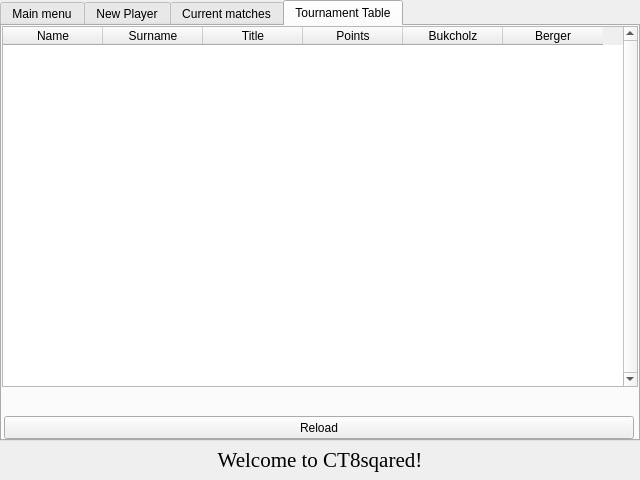
<?xml version="1.0" encoding="UTF-8"?>
<ui version="4.0">
 <class>MainWindow</class>
 <widget class="QMainWindow" name="MainWindow">
  <property name="geometry">
   <rect>
    <x>0</x>
    <y>0</y>
    <width>640</width>
    <height>480</height>
   </rect>
  </property>
  <property name="minimumSize">
   <size>
    <width>640</width>
    <height>480</height>
   </size>
  </property>
  <property name="maximumSize">
   <size>
    <width>640</width>
    <height>480</height>
   </size>
  </property>
  <property name="windowTitle">
   <string>Chess Tournament 64</string>
  </property>
  <property name="windowIcon">
   <iconset resource="resources.qrc">
    <normaloff>:/data/icon</normaloff>:/data/icon</iconset>
  </property>
  <property name="animated">
   <bool>true</bool>
  </property>
  <widget class="QWidget" name="centralWidget">
   <widget class="QTabWidget" name="TabForm">
    <property name="enabled">
     <bool>true</bool>
    </property>
    <property name="geometry">
     <rect>
      <x>0</x>
      <y>0</y>
      <width>640</width>
      <height>441</height>
     </rect>
    </property>
    <property name="minimumSize">
     <size>
      <width>640</width>
      <height>441</height>
     </size>
    </property>
    <property name="maximumSize">
     <size>
      <width>640</width>
      <height>441</height>
     </size>
    </property>
    <property name="toolTip">
     <string/>
    </property>
    <property name="currentIndex">
     <number>3</number>
    </property>
    <property name="elideMode">
     <enum>Qt::ElideMiddle</enum>
    </property>
    <widget class="QWidget" name="TMenu">
     <attribute name="title">
      <string>Main menu</string>
     </attribute>
     <widget class="QPushButton" name="StartTournamentButton">
      <property name="geometry">
       <rect>
        <x>450</x>
        <y>260</y>
        <width>191</width>
        <height>51</height>
       </rect>
      </property>
      <property name="font">
       <font>
        <family>Aharoni</family>
        <pointsize>14</pointsize>
       </font>
      </property>
      <property name="text">
       <string>Start Tournament</string>
      </property>
     </widget>
     <widget class="QPushButton" name="NextTournButton">
      <property name="enabled">
       <bool>false</bool>
      </property>
      <property name="geometry">
       <rect>
        <x>450</x>
        <y>310</y>
        <width>191</width>
        <height>51</height>
       </rect>
      </property>
      <property name="font">
       <font>
        <family>Aharoni</family>
        <pointsize>14</pointsize>
       </font>
      </property>
      <property name="text">
       <string>Next Tourn</string>
      </property>
     </widget>
     <widget class="QPushButton" name="ExitButton">
      <property name="geometry">
       <rect>
        <x>450</x>
        <y>360</y>
        <width>191</width>
        <height>51</height>
       </rect>
      </property>
      <property name="font">
       <font>
        <family>Aharoni</family>
        <pointsize>14</pointsize>
        <weight>50</weight>
        <italic>false</italic>
        <bold>false</bold>
        <underline>false</underline>
        <strikeout>false</strikeout>
       </font>
      </property>
      <property name="acceptDrops">
       <bool>false</bool>
      </property>
      <property name="inputMethodHints">
       <set>Qt::ImhNone</set>
      </property>
      <property name="text">
       <string>Exit</string>
      </property>
      <property name="autoDefault">
       <bool>false</bool>
      </property>
     </widget>
     <widget class="QLabel" name="background">
      <property name="geometry">
       <rect>
        <x>0</x>
        <y>0</y>
        <width>640</width>
        <height>440</height>
       </rect>
      </property>
      <property name="pixmap">
       <pixmap resource="resources.qrc">:/data/background_picture</pixmap>
      </property>
     </widget>
     <zorder>background</zorder>
     <zorder>StartTournamentButton</zorder>
     <zorder>NextTournButton</zorder>
     <zorder>ExitButton</zorder>
    </widget>
    <widget class="QWidget" name="TNewP">
     <attribute name="title">
      <string>New Player</string>
     </attribute>
     <widget class="QLabel" name="label">
      <property name="geometry">
       <rect>
        <x>150</x>
        <y>10</y>
        <width>101</width>
        <height>16</height>
       </rect>
      </property>
      <property name="text">
       <string>Name</string>
      </property>
     </widget>
     <widget class="QLineEdit" name="lineNameIn">
      <property name="geometry">
       <rect>
        <x>260</x>
        <y>10</y>
        <width>231</width>
        <height>16</height>
       </rect>
      </property>
      <property name="maxLength">
       <number>20</number>
      </property>
     </widget>
     <widget class="QLineEdit" name="lineSurnameIn">
      <property name="geometry">
       <rect>
        <x>260</x>
        <y>30</y>
        <width>231</width>
        <height>16</height>
       </rect>
      </property>
      <property name="maxLength">
       <number>20</number>
      </property>
     </widget>
     <widget class="QLabel" name="label_2">
      <property name="geometry">
       <rect>
        <x>150</x>
        <y>30</y>
        <width>101</width>
        <height>16</height>
       </rect>
      </property>
      <property name="text">
       <string>Surname</string>
      </property>
     </widget>
     <widget class="QLabel" name="label_3">
      <property name="geometry">
       <rect>
        <x>150</x>
        <y>50</y>
        <width>101</width>
        <height>16</height>
       </rect>
      </property>
      <property name="text">
       <string>Birthday</string>
      </property>
     </widget>
     <widget class="QDateEdit" name="dateBirthdayIn">
      <property name="geometry">
       <rect>
        <x>260</x>
        <y>50</y>
        <width>81</width>
        <height>16</height>
       </rect>
      </property>
      <property name="alignment">
       <set>Qt::AlignCenter</set>
      </property>
      <property name="currentSection">
       <enum>QDateTimeEdit::DaySection</enum>
      </property>
      <property name="date">
       <date>
        <year>1990</year>
        <month>1</month>
        <day>1</day>
       </date>
      </property>
     </widget>
     <widget class="QPushButton" name="AddPlayerButton">
      <property name="geometry">
       <rect>
        <x>150</x>
        <y>110</y>
        <width>340</width>
        <height>25</height>
       </rect>
      </property>
      <property name="text">
       <string>Add player</string>
      </property>
     </widget>
     <widget class="QLabel" name="label_4">
      <property name="geometry">
       <rect>
        <x>150</x>
        <y>70</y>
        <width>101</width>
        <height>16</height>
       </rect>
      </property>
      <property name="text">
       <string>Title</string>
      </property>
     </widget>
     <widget class="QLabel" name="label_5">
      <property name="geometry">
       <rect>
        <x>150</x>
        <y>90</y>
        <width>101</width>
        <height>16</height>
       </rect>
      </property>
      <property name="text">
       <string>Rating</string>
      </property>
     </widget>
     <widget class="QComboBox" name="comboTitleIn">
      <property name="geometry">
       <rect>
        <x>260</x>
        <y>70</y>
        <width>231</width>
        <height>16</height>
       </rect>
      </property>
      <item>
       <property name="text">
        <string comment="0">Grangmaster</string>
       </property>
      </item>
      <item>
       <property name="text">
        <string comment="1">International master</string>
       </property>
      </item>
      <item>
       <property name="text">
        <string comment="2">FIDE master</string>
       </property>
      </item>
      <item>
       <property name="text">
        <string comment="3">Candidate master</string>
       </property>
      </item>
      <item>
       <property name="text">
        <string comment="4">1st category</string>
       </property>
      </item>
      <item>
       <property name="text">
        <string comment="5">2nd category</string>
       </property>
      </item>
      <item>
       <property name="text">
        <string comment="6">3rd category</string>
       </property>
      </item>
      <item>
       <property name="text">
        <string comment="7">4th category</string>
       </property>
      </item>
     </widget>
     <widget class="QSpinBox" name="spinRatingIn">
      <property name="geometry">
       <rect>
        <x>260</x>
        <y>90</y>
        <width>51</width>
        <height>16</height>
       </rect>
      </property>
      <property name="wrapping">
       <bool>false</bool>
      </property>
      <property name="frame">
       <bool>true</bool>
      </property>
      <property name="alignment">
       <set>Qt::AlignCenter</set>
      </property>
      <property name="minimum">
       <number>1600</number>
      </property>
      <property name="maximum">
       <number>3000</number>
      </property>
     </widget>
     <widget class="QLabel" name="left_bg">
      <property name="geometry">
       <rect>
        <x>10</x>
        <y>10</y>
        <width>131</width>
        <height>401</height>
       </rect>
      </property>
      <property name="text">
       <string/>
      </property>
     </widget>
     <widget class="QLabel" name="right_bg">
      <property name="geometry">
       <rect>
        <x>500</x>
        <y>10</y>
        <width>131</width>
        <height>401</height>
       </rect>
      </property>
      <property name="text">
       <string/>
      </property>
     </widget>
    </widget>
    <widget class="QWidget" name="TCurM">
     <attribute name="title">
      <string>Current matches</string>
     </attribute>
     <widget class="QTableWidget" name="MatchesTW">
      <property name="geometry">
       <rect>
        <x>0</x>
        <y>0</y>
        <width>636</width>
        <height>416</height>
       </rect>
      </property>
      <property name="frameShape">
       <enum>QFrame::NoFrame</enum>
      </property>
      <property name="frameShadow">
       <enum>QFrame::Sunken</enum>
      </property>
      <property name="lineWidth">
       <number>1</number>
      </property>
      <property name="verticalScrollBarPolicy">
       <enum>Qt::ScrollBarAlwaysOn</enum>
      </property>
      <property name="horizontalScrollBarPolicy">
       <enum>Qt::ScrollBarAlwaysOff</enum>
      </property>
      <property name="gridStyle">
       <enum>Qt::DotLine</enum>
      </property>
      <property name="sortingEnabled">
       <bool>false</bool>
      </property>
      <attribute name="verticalHeaderVisible">
       <bool>false</bool>
      </attribute>
      <column>
       <property name="text">
        <string>№</string>
       </property>
      </column>
      <column>
       <property name="text">
        <string>White</string>
       </property>
      </column>
      <column>
       <property name="text">
        <string>Black</string>
       </property>
      </column>
      <column>
       <property name="text">
        <string>Result</string>
       </property>
      </column>
     </widget>
    </widget>
    <widget class="QWidget" name="TTouT">
     <attribute name="title">
      <string>Tournament Table</string>
     </attribute>
     <widget class="QTableWidget" name="TableTV">
      <property name="geometry">
       <rect>
        <x>0</x>
        <y>0</y>
        <width>636</width>
        <height>361</height>
       </rect>
      </property>
      <property name="minimumSize">
       <size>
        <width>636</width>
        <height>361</height>
       </size>
      </property>
      <property name="maximumSize">
       <size>
        <width>636</width>
        <height>16777215</height>
       </size>
      </property>
      <property name="toolTip">
       <string/>
      </property>
      <property name="verticalScrollBarPolicy">
       <enum>Qt::ScrollBarAlwaysOn</enum>
      </property>
      <property name="horizontalScrollBarPolicy">
       <enum>Qt::ScrollBarAlwaysOff</enum>
      </property>
      <property name="editTriggers">
       <set>QAbstractItemView::NoEditTriggers</set>
      </property>
      <property name="rowCount">
       <number>0</number>
      </property>
      <column>
       <property name="text">
        <string>Name</string>
       </property>
      </column>
      <column>
       <property name="text">
        <string>Surname</string>
       </property>
      </column>
      <column>
       <property name="text">
        <string>Title</string>
       </property>
      </column>
      <column>
       <property name="text">
        <string>Points</string>
       </property>
      </column>
      <column>
       <property name="text">
        <string>Bukcholz</string>
       </property>
      </column>
      <column>
       <property name="text">
        <string>Berger</string>
       </property>
      </column>
     </widget>
     <widget class="QPushButton" name="ReloadButton">
      <property name="geometry">
       <rect>
        <x>2</x>
        <y>390</y>
        <width>630</width>
        <height>23</height>
       </rect>
      </property>
      <property name="text">
       <string>Reload</string>
      </property>
     </widget>
    </widget>
   </widget>
   <widget class="QLabel" name="labelMenuInfo">
    <property name="geometry">
     <rect>
      <x>0</x>
      <y>440</y>
      <width>640</width>
      <height>40</height>
     </rect>
    </property>
    <property name="font">
     <font>
      <family>Times New Roman</family>
      <pointsize>20</pointsize>
     </font>
    </property>
    <property name="text">
     <string>&lt;!DOCTYPE HTML PUBLIC &quot;-//W3C//DTD HTML 4.0//EN&quot; &quot;http://www.w3.org/TR/REC-html40/strict.dtd&quot;&gt;
&lt;html&gt;&lt;head&gt;&lt;meta name=&quot;qrichtext&quot; content=&quot;1&quot; /&gt;&lt;style type=&quot;text/css&quot;&gt;
p, li { white-space: pre-wrap; }
&lt;/style&gt;&lt;/head&gt;&lt;body style=&quot; font-family:'MS Shell Dlg 2'; font-size:20pt; font-weight:400; font-style:normal;&quot;&gt;
&lt;p style=&quot; margin-top:0px; margin-bottom:0px; margin-left:0px; margin-right:0px; -qt-block-indent:0; text-indent:0px;&quot;&gt;&lt;span style=&quot; font-size:16pt;&quot;&gt;Welcome to CT8sqared!&lt;/span&gt;&lt;/p&gt;&lt;/body&gt;&lt;/html&gt;</string>
    </property>
    <property name="textFormat">
     <enum>Qt::AutoText</enum>
    </property>
    <property name="alignment">
     <set>Qt::AlignCenter</set>
    </property>
   </widget>
  </widget>
  <widget class="QMenuBar" name="menuBar">
   <property name="geometry">
    <rect>
     <x>0</x>
     <y>0</y>
     <width>640</width>
     <height>21</height>
    </rect>
   </property>
  </widget>
 </widget>
 <layoutdefault spacing="6" margin="11"/>
 <resources>
  <include location="resources.qrc"/>
 </resources>
 <connections/>
</ui>
